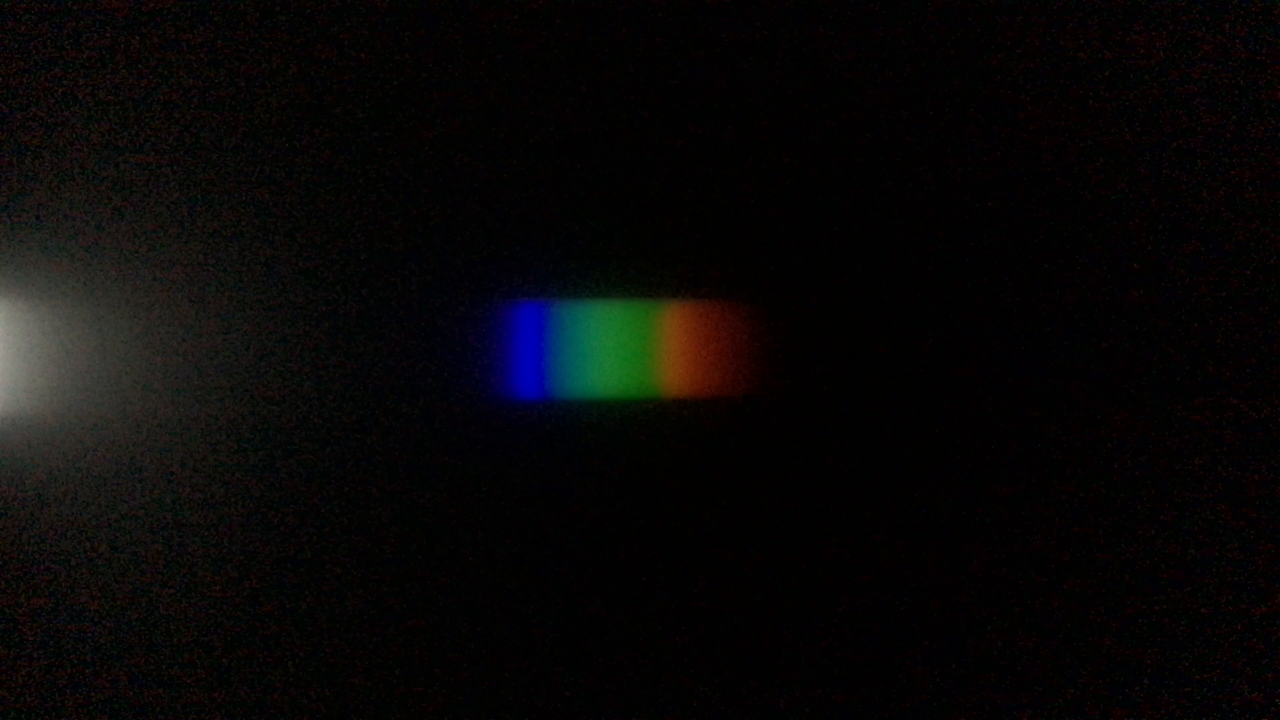
#> input picture frame 1 of spectorLED.mov, 3840 x 2160 px (shown at 1/3 size)
$ jupyter execute --allow-errors spectorCamera-SD_for_Upload.ipynb   (shell and % lines are left out)   (older library calls are emulated)
#> lines starting #> are read from the running program, lines starting #| are printed output that depends on the picture; pictures that were not available may be replaced by others from this repository, and a replacement may not be noted
[cell 1]
# c.f.
# https://github.com/colour-science/Colour/
# https://colab.research.google.com/drive/1Im9J7or9qyClQCv5sPHmKdyiQbG4898K#offline=true&sandboxMode=true

[cell 2]
import numpy as np
import cv2
import matplotlib.pyplot as plt

[cell 3]
plt.style.use({'figure.figsize': (10.24, 5.76)})
plt.rcParams["font.size"] = 18

[cell 4]
# RGB感度の校正をするため、LED電球を撮影した動画を読み込む
cap = cv2.VideoCapture( '/Users/jun/Downloads/spectorLED.mov' )

spectorPixelWidth = 1000; spectorPixelStart = 1430
spector = np.zeros( ( spectorPixelWidth, 3 ), np.float )

ret, frame = cap.read()
#> frame is the input picture: shape (2160, 3840, 3); mean B, G, R 7.1, 7.1, 8.1
spector[ :, : ] = frame[  1032,
    spectorPixelStart : spectorPixelStart + spectorPixelWidth,
                : ].astype( np.float )
cap.release()

refSpector = np.array([ # 専用計測器で測色した、420-730 nm のスペクトル
1.638119,2.093764,3.04195,4.833911,7.93789,12.9769,20.69887,32.15547,49.20466,74.65795,112.9945,171.2231,257.7097,378.0208,522.265,645.5838,689.8769,642.4892,542.3141,438.5102,355.7205,291.4024,240.3038,203.2124,182.0818,174.8979,177.8017,187.5845,202.2752,221.2795,243.563,265.233,283.5265,298.4554,309.789,316.9195,320.5145,321.6317,321.2917,321.1957,322.3668,323.7441,324.9761,327.5136,331.7605,336.6077,342.1205,348.5329,354.9223,360.3258,364.7598,367.7524,368.7229,367.5326,363.7716,357.3163,349.1665,339.8969,329.535,318.4432,307.5739,297.127,286.8917,276.5889,266.3273,256.1332,246.1111,235.8713,224.9984,213.8645,203.2659,193.188,182.8755,172.0058,161.2043,151.1407,141.4793,131.3061,120.7901,110.6347,101.1095,92.08778,83.65723,75.87135,68.72185,62.1938,56.24538,50.86713,46.01137,41.61138,37.66303,34.14824,31.03478,28.23358,25.71879,23.51544,21.60126,19.964,18.53519,17.19183
])
wl = np.linspace( 420, 730, 100 )

[cell 5]
plt.plot( wl, refSpector/3.5, color = "k", linestyle="--", lw=3 )
plt.plot( wl, spector[ ::10, 0 ], color = "b" )
plt.plot( wl, spector[ ::10, 1 ], color = "g" )
plt.plot( wl, spector[ ::10, 2 ], color = "r" )
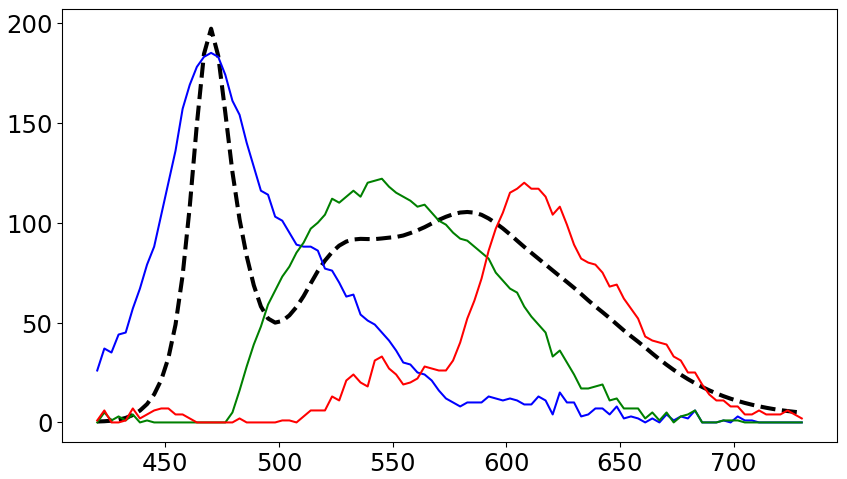
#> figure drawn by matplotlib, 1 panel; curve peaks at x = 470.1, y = 197.1; curve peaks at x = 470.1, y = 185; curve peaks at x = 545.3, y = 122

[cell 6]
def normalDist(x,  mu = 0, sigma = 1):
    return np.exp( - ( x - mu )**2 / ( 2 * sigma**2 ) )

gg = np.array( [ ( 0.2 + normalDist( x, 40, 12 ) ) / 1.2 for x in np.linspace( 0, 99, 100 ) ] )
rg = np.array( [ ( 0.2 + normalDist( x, 65, 7 ) ) / 1.2 for x in np.linspace( 0, 99, 100 ) ] )

plt.plot( wl, rg )
plt.plot( wl, gg )
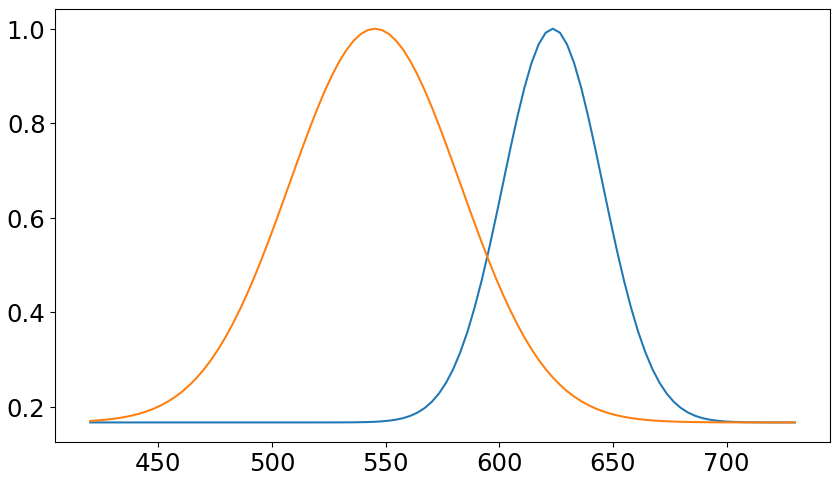
#> figure drawn by matplotlib, 1 panel; curve peaks at x = 623.5, y = 1; curve peaks at x = 545.3, y = 1

[cell 7]
def slice2spec( slice ):
    b = np.array( [ x**2.2 * 255 for x in slice[ ::10, 0 ] / 255 ] )
    g = np.array( [ x**2.2 * 255 for x in slice[ ::10, 1 ] /255 ] )
    r = np.array( [ x**2.2 * 255 for x in slice[ ::10, 2 ] /255 ] )
    return 1.6 * b + 1.5 * g/gg + 0.7 * r/rg

powData = slice2spec( spector )

plt.plot( wl, refSpector/3.5, color = "k", linestyle="--", lw=3 )
plt.plot( wl, powData, color = "k", linestyle="-", lw=3 )
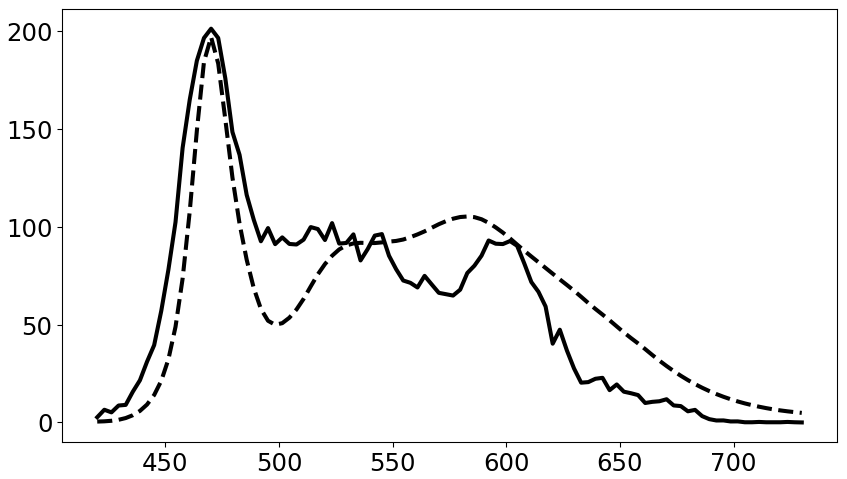
#> figure drawn by matplotlib, 1 panel; curve peaks at x = 470.1, y = 197.1; curve peaks at x = 470.1, y = 201.4

[cell 8]
# 太陽近傍撮影動画を開く
cap = cv2.VideoCapture( '/Users/jun/Downloads/sun.mov' )

# 動画の縦横サイズを取得
w = round( cap.get( cv2.CAP_PROP_FRAME_WIDTH ) )
h  = round( cap.get( cv2.CAP_PROP_FRAME_HEIGHT ) )
# 動画フレーム数やFPS
frame_n = round( cap.get(cv2.CAP_PROP_FRAME_COUNT) )
#fps = round( cap.get(cv2.CAP_PROP_FPS) )

spectorPixelWidth = 1000
#spectorPixelStart = 1430
spectorPixelStart = 1350

spector = np.zeros( ( spectorPixelWidth, 3 ), np.float )

ret, frame = cap.read()
spector[ :, : ] = frame[
                1032,
                spectorPixelStart : spectorPixelStart + spectorPixelWidth,
                : ].astype( np.float )
cap.release()

powData = slice2spec( spector )

[cell 9]
# c.f.
# https://github.com/colour-science/Colour/
# https://github.com/colour-science/Colour/#colour-appearance-models-colour-appearance
# https://colab.research.google.com/drive/1Im9J7or9qyClQCv5sPHmKdyiQbG4898K#offline=true&sandboxMode=true&scrollTo=z2OV86Vmmv-J

import colour
from colour.plotting import *

WLvsPow =  dict( zip ( wl, powData ) ) # 波長：強度, の辞書リスト
#> (the rest of this cell did not finish here and is left out)

#> (a cell that did not finish here is left out)

[cell 11]
# ここからは分光（2次元）画像生成
# このセルは不要（残しておく＝使うのは、オフセット位置を確認するため）

# ファイルからビデオを開く
cap = cv2.VideoCapture( '/Users/jun/Downloads/D17FDC63-A6EA-4A79-A883-A464DB8143AE_.mov' )

# 動画の縦横サイズを取得
w = round( cap.get( cv2.CAP_PROP_FRAME_WIDTH ) )
h  = round( cap.get( cv2.CAP_PROP_FRAME_HEIGHT ) )

spectorPixelWidth = 1000
spectorPixelStart = 1350
spector = np.zeros( ( spectorPixelWidth, 3 ), np.float )

ret, frame = cap.read()
spector[ :, : ] = frame[
                1032,
                spectorPixelStart : spectorPixelStart + spectorPixelWidth,
                : ].astype( np.float )
cap.release()

[cell 12]
# このセルは不要(だが、波長分布確認用に残しておく)
b = np.array( [ x**2.2 * 255 for x in spector[ ::10, 0 ] / 255 ] )
g = np.array( [ x**2.2 * 255 for x in spector[ ::10, 1 ] /255 ] ) # 2.0
r = np.array( [ x**2.2 * 255 for x in spector[ ::10, 2 ] /255 ] ) # 1.8
plt.plot( wl, b )
plt.plot( wl, g )
plt.plot( wl, r )

#powData = slice2spec( spector )
#plt.plot( wl, powData )
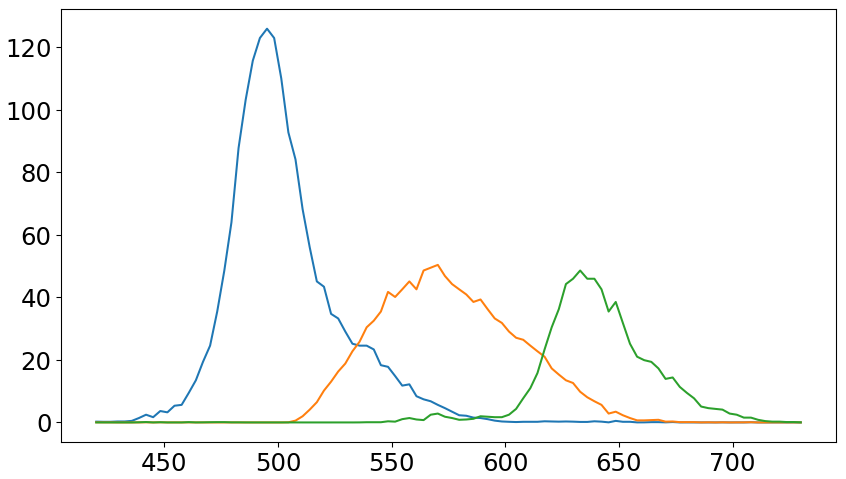
#> figure drawn by matplotlib, 1 panel; curve peaks at x = 495.2, y = 125.9; curve peaks at x = 570.3, y = 50.37; curve peaks at x = 632.9, y = 48.57

[cell 13]
cap = cv2.VideoCapture( '/Users/jun/Downloads/A58687D8-63F3-44CD-933D-2C8F7016620C_.mov' )

w = round( cap.get( cv2.CAP_PROP_FRAME_WIDTH ) )
h  = round( cap.get( cv2.CAP_PROP_FRAME_HEIGHT ) )
frame_n = round( cap.get(cv2.CAP_PROP_FRAME_COUNT) )
frame_n = 384

# RGB3チャンネル画像格納用行列を作成する
spectorImg = np.zeros( ( h, frame_n, 3 ), np.float )

n = 0
while( cap.isOpened() ):
    ret, frame = cap.read()
    if ret:
        spectorImg[ :, n, 0 ] = frame[ :, spectorPixelStart+800, 2 ].astype( np.float ) # R
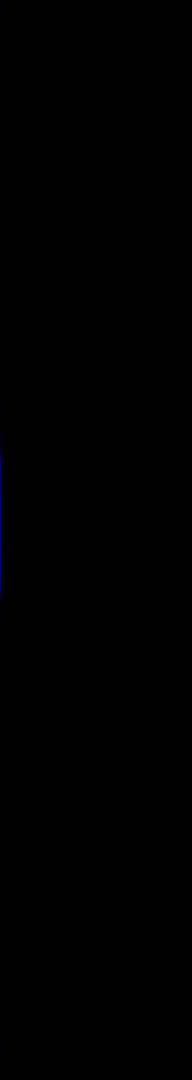
#> spectorImg: shape (2160, 384, 3) float64 (shown at 1/2 size); mean B, G, R 0, 0, 0; drawn with min black and max white
        spectorImg[ :, n, 1 ] = frame[ :, spectorPixelStart+400, 1 ].astype( np.float ) # G
        spectorImg[ :, n, 2 ] = frame[ :, spectorPixelStart+200, 0 ].astype( np.float ) # B

        n = n+1
    else:
        break
cap.release()

$ run again, starting later in the video
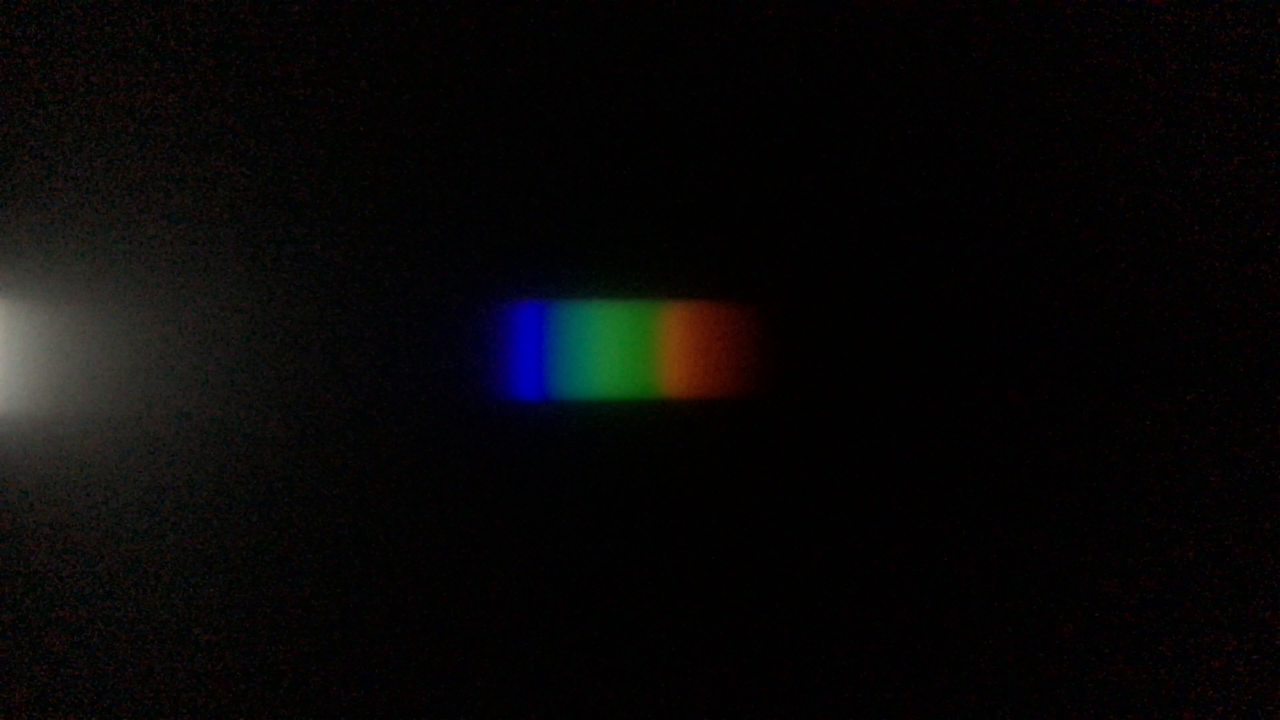
#> input picture frame 7 of spectorLED.mov, 3840 x 2160 px (shown at 1/3 size)
#> frame is the input picture: shape (2160, 3840, 3); mean B, G, R 7.3, 7.1, 8
#> `[cell 12]`:
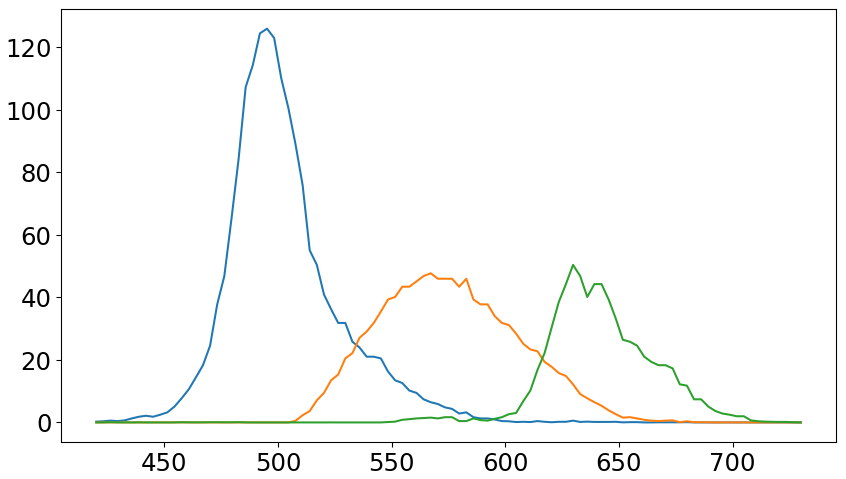
#> figure drawn by matplotlib, 1 panel; curve peaks at x = 495.2, y = 125.9; curve peaks at x = 567.2, y = 47.68; curve peaks at x = 629.8, y = 50.37
#> `cv2.imwrite('spectorCamera5.tiff', spectorImg )`:
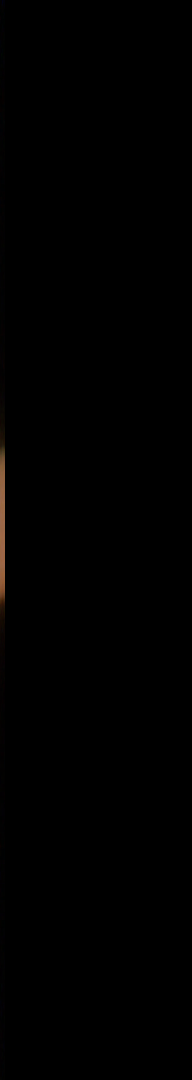
#> saved as spectorCamera5.tiff: shape (2160, 384, 3) float64 (shown at 1/2 size); mean B, G, R 0.3, 0.4, 0.6
#> Out = True
#> sRGBImg = empty array

$ run again, starting later in the video
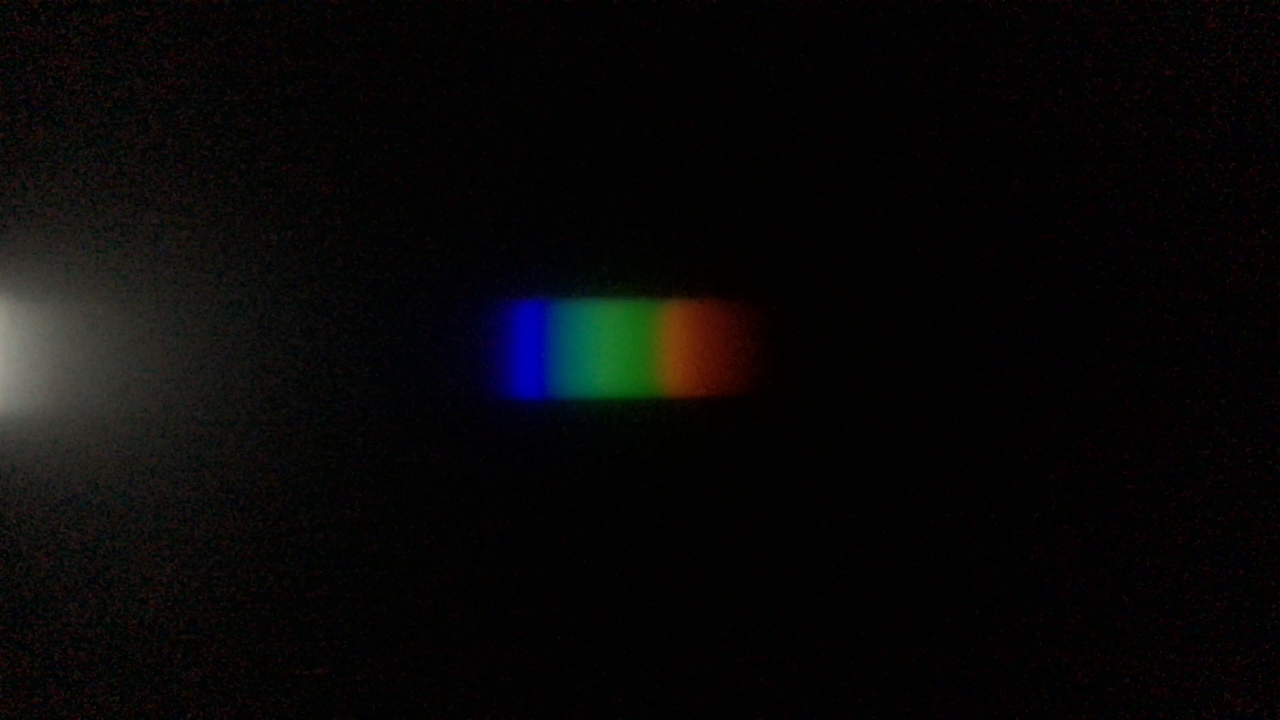
#> input picture frame 13 of spectorLED.mov, 3840 x 2160 px (shown at 1/3 size)
#> frame is the input picture: shape (2160, 3840, 3); mean B, G, R 7.3, 7.1, 8
#> `[cell 7] def slice2spec( slice ): b = np.array( [ x**2.2 * 255 for x i..`:
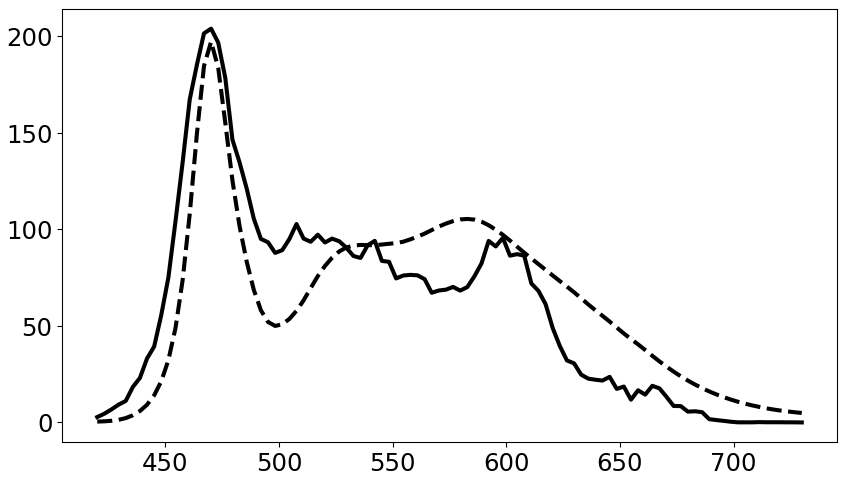
#> figure drawn by matplotlib, 1 panel; curve peaks at x = 470.1, y = 197.1; curve peaks at x = 470.1, y = 203.8
#> `[cell 12]`:
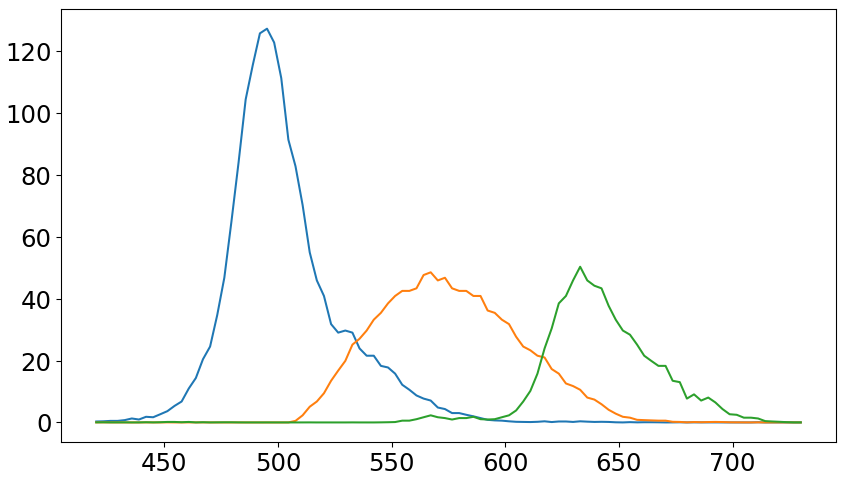
#> figure drawn by matplotlib, 1 panel; curve peaks at x = 495.2, y = 127.4; curve peaks at x = 567.2, y = 48.57; curve peaks at x = 632.9, y = 50.37
#> Out = True
#> sRGBImg = empty array
